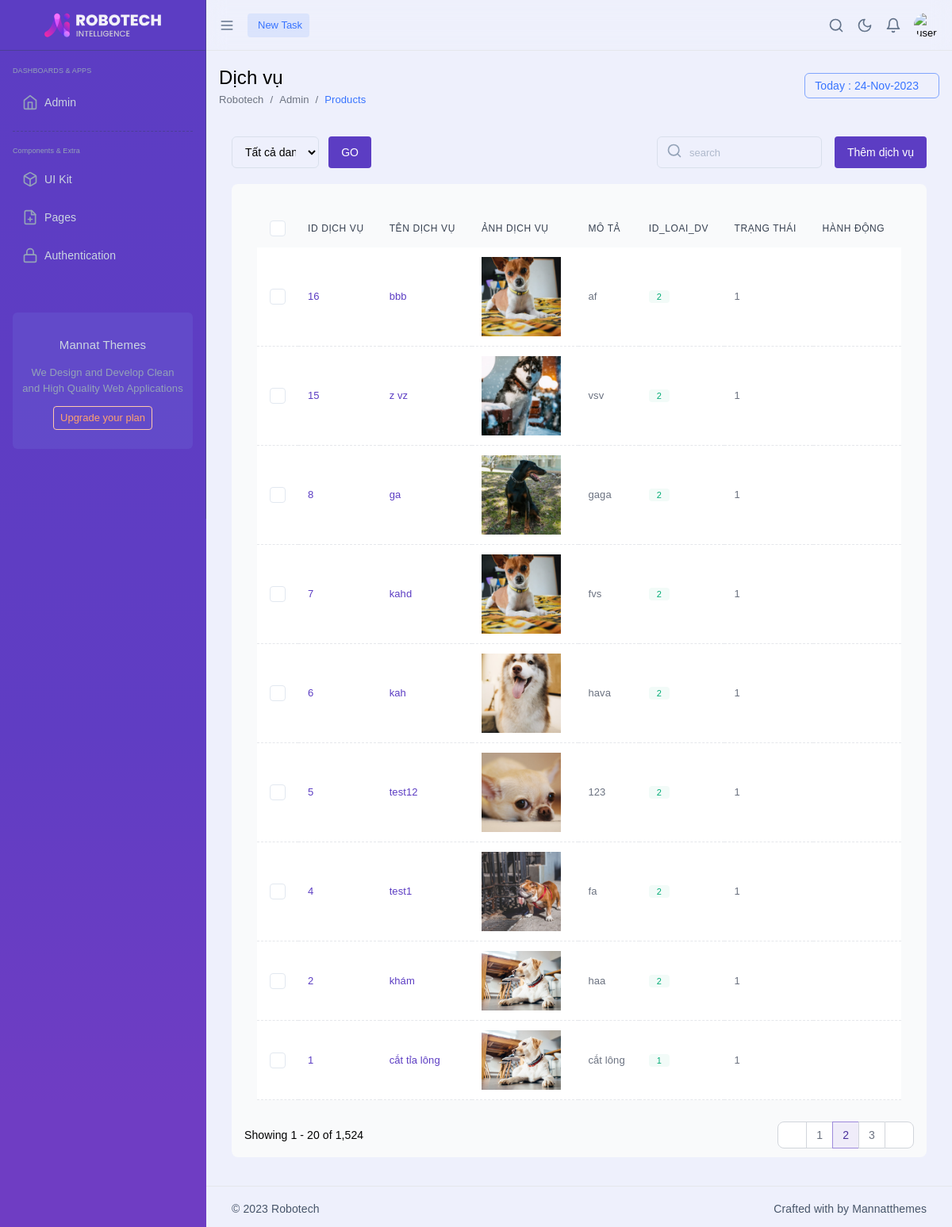
/admin/index.php?act=dich_vu, run on the app's committed database.
### tables this page shows
CREATE TABLE `dich_vu` (
  `id` int(11) NOT NULL,
  `ten_dv` varchar(255) NOT NULL,
  `anh_dv` varchar(500) NOT NULL,
  `mo_ta` text NOT NULL,
  `id_loai_dv` int(11) NOT NULL,
  `trang_thai` int(2) NOT NULL
);

### admin/module/dich_vu/list.php (the view, shortened to what the rows shown need)
<div class="ltr:flex flex-1 rtl:flex-row-reverse">
    <div class="page-wrapper relative ltr:ms-auto rtl:me-auto rtl:ms-0 w-[calc(100%-260px)] px-4 pt-[64px] duration-300">
        <div class="xl:w-full">
            <div class="flex flex-wrap">
                <div class="flex items-center py-4 w-full">
                    <div class="w-full">
                        <div class="">
                            <div class="flex flex-wrap justify-between">
                                <div class="items-center ">
                                    <h1 class="font-medium text-3xl block dark:text-slate-100">Dịch vụ</h1>
                                </div>
                            </div>
                        </div>
                    </div>
                </div>
            </div>
        </div>
        <div class="xl:w-full  min-h-[calc(100vh-138px)] relative pb-14">
            <div class="grid grid-cols-12 sm:grid-cols-12 md:grid-cols-12 lg:grid-cols-12 xl:grid-cols-12 gap-4">
                <div class="col-span-12 sm:col-span-12 md:col-span-12 lg:col-span-12 xl:col-span-12">
                    <div class="w-full relative mb-4">
                        <div class="flex-auto p-0 md:p-4">
                            <div id="myTabContent">
                                <div class="active  p-4 bg-gray-50 rounded-lg dark:bg-gray-900" id="all" role="tabpanel" aria-labelledby="all-tab">
                                    <div class="grid grid-cols-1 p-0 md:p-4">
                                        <div class="sm:-mx-6 lg:-mx-8">
                                            <div class="relative overflow-x-auto block w-full sm:px-6 lg:px-8">
                                                <table class="w-full">
                                                    <thead class="bg-gray-50 dark:bg-slate-700/20">
                                                        <tr>
                                                            <th scope="col" class="p-3">
                                                                <label class="custom-label">
                                                                    <div class="bg-white dark:bg-slate-600/40 border border-slate-200 dark:border-slate-600 rounded w-5 h-5  inline-block  text-center -mb-[5px]">
                                                                    </div>
                                                                </label>
                                                            </th>
                                                            <th scope="col" class="p-3 text-xs font-medium tracking-wider text-left text-gray-700 dark:text-gray-400 uppercase">
                                                                ID dịch vụ
                                                            </th>
                                                            <th scope="col" class="p-3 text-xs font-medium tracking-wider text-left text-gray-700 dark:text-gray-400 uppercase">
                                                                Tên dịch vụ
                                                            </th>
                                                            <th scope="col" class="p-3 text-xs font-medium tracking-wider text-left text-gray-700 dark:text-gray-400 uppercase">
                                                                ảnh dịch vụ
                                                            </th>
                                                            <th scope="col" class="p-3 text-xs font-medium tracking-wider text-left text-gray-700 dark:text-gray-400 uppercase">
                                                                Mô tả
                                                            </th>
                                                            <th scope="col" class="p-3 text-xs font-medium tracking-wider text-left text-gray-700 dark:text-gray-400 uppercase">
                                                                id_loai_dv
                                                            </th>
                                                            <th scope="col" class="p-3 text-xs font-medium tracking-wider text-left text-gray-700 dark:text-gray-400 uppercase">
                                                                Trạng thái
                                                            </th>
                                                            <th scope="col" class="p-3 text-xs font-medium tracking-wider text-left text-gray-700 dark:text-gray-400 uppercase">
                                                                Hành động
                                                            </th>
                                                        </tr>
                                                    </thead>
                                                    <tbody>
                                                        <?php
                                                        foreach ($listdichvu as $items) {
                                                            extract($items);
                                                            $hinhpath = "assets/images/upload/" . $anh_dv;
                                                            if (is_file($hinhpath)) {
                                                                $hinhpath = "<img src= '" . $hinhpath . "' width='100px' height='100px'>";
                                                            } else {
                                                                $hinhpath = "No file img!";
                                                            }
                                                            echo '
                                                            <tr class="bg-white border-b border-dashed dark:bg-gray-900 dark:border-gray-700/40">
                                                            <td class="w-4 p-4">
                                                                <label class="custom-label">
                                                                    <div class="bg-white dark:bg-slate-600/40 border border-slate-200 dark:border-slate-600 rounded w-5 h-5  inline-block  text-center -mb-[5px]">
                                                                    </div>
                                                                </label>
                                                            </td>
                                                            <td class="p-3 text-sm text-gray-500 whitespace-nowrap dark:text-gray-400">
                                                                <span class="text-brand-500 ">' . $id . '</span>
                                                            </td>
                                                            <td class="p-3 text-sm text-gray-500 whitespace-nowrap dark:text-gray-400">
                                                                <span class="text-brand-500 ">' . $ten_dv . '</span>
                                                            </td>
                                                            <td class="p-3 text-sm text-gray-500 whitespace-nowrap dark:text-gray-400">
                                                            ' . $hinhpath . '
                                                            </td>
                                                            <td class="p-3 text-sm text-gray-500 whitespace-nowrap dark:text-gray-400">
                                                            ' . $mo_ta . '
                                                            </td>
                                                            <td class="p-3 text-sm text-gray-500 whitespace-nowrap dark:text-gray-400">
                                                            <span class="bg-green-600/5 text-green-600 text-[11px] font-medium px-2.5 py-0.5 rounded h-5">' . $id_loai_dv . '</span>
                                                            </td>
                                                            <td class="p-3 text-sm text-gray-500 whitespace-nowrap dark:text-gray-400">
                                                            ' . $trang_thai . '
                                                            </td>
                                                            <td class="p-3 text-sm text-gray-500 whitespace-nowrap dark:text-gray-400">
                                                                <a href="index.php?act=sua_danhmuc_dv&iddm_dv=' . $id . '" class="me-3"><i class="icofont-ui-edit text-lg text-gray-500 dark:text-gray-400"></i></a>
                                                                <a href="index.php?act=xoa_danhmuc_dv&iddm_dv=' . $id . '" onclick=\'return confirm("Bạn có chắc chắn muốn xóa")\'><i class="icofont-ui-delete text-lg text-red-500 dark:text-red-400"></i></a>
                                                            </td>
                                                        </tr>
                                                            ';
                                                        };
                                                        ?>
                                                    </tbody>
                                                </table>
                                            </div>
                                        </div>
                                    </div>
                                </div>
                            </div>
                        </div>
                    </div>
                </div>
            </div>

### data on the page
dich_vu: id "16", ten_dv "bbb", anh_dv (picture), mo_ta "af", id_loai_dv "2", trang_thai "1"
dich_vu: id "15", ten_dv "z vz", anh_dv (picture), mo_ta "vsv", id_loai_dv "2", trang_thai "1"
dich_vu: id "8", ten_dv "ga", anh_dv (picture), mo_ta "gaga", id_loai_dv "2", trang_thai "1"
dich_vu: id "7", ten_dv "kahd", anh_dv (picture), mo_ta "fvs", id_loai_dv "2", trang_thai "1"
dich_vu: id "6", ten_dv "kah", anh_dv (picture), mo_ta "hava", id_loai_dv "2", trang_thai "1"
dich_vu: id "5", ten_dv "test12", anh_dv (picture), mo_ta "123", id_loai_dv "2", trang_thai "1"
dich_vu: id "4", ten_dv "test1", anh_dv (picture), mo_ta "fa", id_loai_dv "2", trang_thai "1"
dich_vu: id "2", ten_dv "khám", anh_dv (picture), mo_ta "haa", id_loai_dv "2", trang_thai "1"
dich_vu: id "1", ten_dv "cắt tỉa lông", anh_dv (picture), mo_ta "cắt lông", id_loai_dv "1", trang_thai "1"
